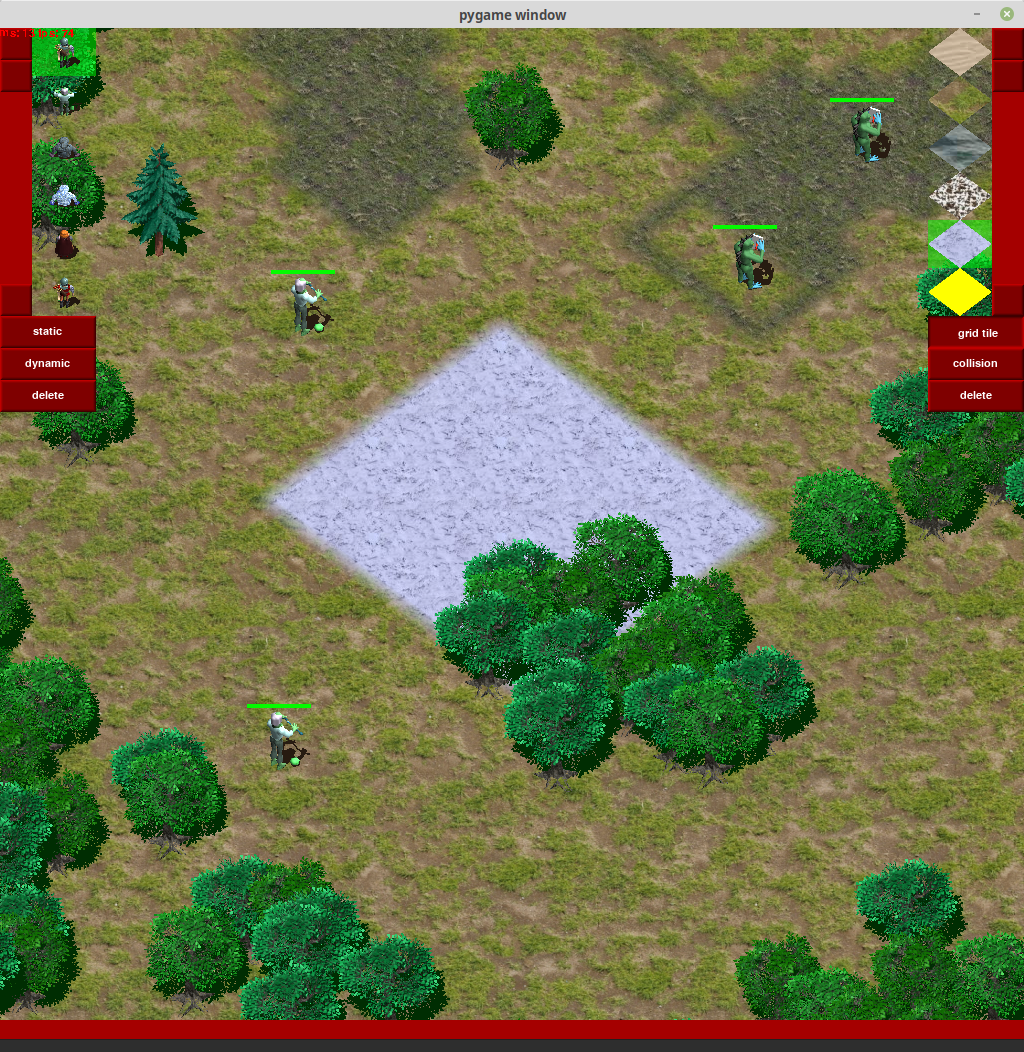

This chart was generated by the following Python code:
﻿from utilities import *
Issue20891_workaround()
screen = initialize_pygame(vec2(768, 768), True)
from Gameplay import *
from Environment import *

EDIT_MODE_STATIC = 0
EDIT_MODE_DYNAMIC = 1
EDIT_MODE_TERRAIN = 2
EDIT_MODE_COLLISIONS = 3

MAX_LEVEL_SIZE = 1024
MIN_LEVEL_SIZE = 32
MAX_BRUSH_SIZE = 32

class EditorGUI:
    """Klasa graficznego interfejsu edytora, enkapsuje zarządzanie kontrolkami."""
    GRID_SIZE = 32
    SIDE_HEIGHT = 12
    BOTTOM_HEIGHT = 2

    def __init__(self, size):
        self._imgui = IMGUI(pygame.font.SysFont("Consolas", 16))
        self._edit_mode = EDIT_MODE_TERRAIN
        self._collisions = False
        self._left_slider = 0.0
        self._right_slider = 0.0
        self._left_index = 0
        self._right_index = 0
        self._left_delete = False
        self._right_delete = False
        self._command_line = ""
        self._command_history = ['static "data/tree0.png"', 'load "data/level.dat"']
        self._command_index = 0
        self._current_command = ""

        self._left_area = rect(0, 0, EditorGUI.GRID_SIZE + TILE_SIZE.x, EditorGUI.GRID_SIZE * EditorGUI.SIDE_HEIGHT)
        self._right_area = rect(size.x - EditorGUI.GRID_SIZE - TILE_SIZE.x, 0, EditorGUI.GRID_SIZE + TILE_SIZE.x, EditorGUI.GRID_SIZE * EditorGUI.SIDE_HEIGHT)
        self._bottom_area = rect(0, size.y - EditorGUI.GRID_SIZE * EditorGUI.BOTTOM_HEIGHT, size.x, EditorGUI.GRID_SIZE * EditorGUI.BOTTOM_HEIGHT)

        self._left_static_icons = []
        self._left_dynamic_icons = []
        self._right_icons = []

        self._message = False

    def redraw(self, surface):
        """Odrysowuje GUI."""
        GRID_SIZE = EditorGUI.GRID_SIZE
        imgui = self._imgui
        imgui.begin(surface)

        self._left_slider = imgui.slider(1, self._left_slider, rect(self._left_area.x, self._left_area.y, GRID_SIZE, self._left_area.h - GRID_SIZE * 3), GRID_SIZE)
        self._right_slider = imgui.slider(2, self._right_slider, rect(self._right_area.x + TILE_SIZE.x, self._right_area.y, GRID_SIZE, self._right_area.h - GRID_SIZE * 3), GRID_SIZE)

        static = imgui.switch(3, "static", rect(self._left_area.x, self._left_area.y + self._left_area.h - GRID_SIZE * 3, self._left_area.w, GRID_SIZE), self._edit_mode == EDIT_MODE_STATIC)
        if static: self._edit_mode = EDIT_MODE_STATIC
        dynamic = imgui.switch(4, "dynamic", rect(self._left_area.x, self._left_area.y + self._left_area.h - GRID_SIZE * 2, self._left_area.w, GRID_SIZE), self._edit_mode == EDIT_MODE_DYNAMIC)
        if dynamic: self._edit_mode = EDIT_MODE_DYNAMIC
        self._left_delete = imgui.switch(5, "delete", rect(self._left_area.x, self._left_area.y + self._left_area.h - GRID_SIZE * 1, self._left_area.w, GRID_SIZE), self._left_delete)

        grid_tile = imgui.switch(6, "grid tile", rect(self._right_area.x, self._right_area.y + self._right_area.h - GRID_SIZE * 3, self._right_area.w, GRID_SIZE), self._edit_mode == EDIT_MODE_TERRAIN)
        if grid_tile: self._edit_mode = EDIT_MODE_TERRAIN
        elif self._edit_mode == EDIT_MODE_TERRAIN:
            self._edit_mode = EDIT_MODE_COLLISIONS

        if self._edit_mode == EDIT_MODE_TERRAIN:
            self._collisions = imgui.switch(7, "collision", rect(self._right_area.x, self._right_area.y + self._right_area.h - GRID_SIZE * 2, self._right_area.w, GRID_SIZE), self._collisions)
        else:
            collision = imgui.switch(7, "collision", rect(self._right_area.x, self._right_area.y + self._right_area.h - GRID_SIZE * 2, self._right_area.w, GRID_SIZE), self._edit_mode == EDIT_MODE_COLLISIONS)
            if collision: self._edit_mode = EDIT_MODE_COLLISIONS

        self._right_delete = imgui.switch(8, "delete", rect(self._right_area.x, self._right_area.y + self._right_area.h - GRID_SIZE * 1, self._right_area.w, GRID_SIZE), self._right_delete)

        imgui.set_focus(9)
        self._command_line = imgui.editbox(9, self._command_line, rect(self._bottom_area.x, self._bottom_area.y + GRID_SIZE, self._bottom_area.w, GRID_SIZE))
        self._right_index = imgui.item_list(10, self._right_icons, self._right_index, self._right_slider, rect(self._right_area.x, self._right_area.y, self._right_area.w - GRID_SIZE, self._right_area.h - GRID_SIZE * 3), TILE_SIZE)
        if self._edit_mode == EDIT_MODE_STATIC:
            self._left_index = clamp(self._left_index, 0, len(self._left_static_icons) - 1)
            self._left_index = imgui.item_list(11, self._left_static_icons, self._left_index, self._left_slider, rect(self._left_area.x + self._left_area.w - GRID_SIZE * 2, self._left_area.y, self._left_area.w - GRID_SIZE, self._left_area.h - GRID_SIZE * 3), TILE_SIZE)
        else:
            self._left_index = clamp(self._left_index, 0, len(self._left_dynamic_icons) - 1)
            self._left_index = imgui.item_list(11, self._left_dynamic_icons, self._left_index, self._left_slider, rect(self._left_area.x + self._left_area.w - GRID_SIZE * 2, self._left_area.y, self._left_area.w - GRID_SIZE, self._left_area.h - GRID_SIZE * 3), TILE_SIZE)
        imgui.end()

    def handle(self, event):
        """Osługuje wejście (myszkę, klawiaturę)."""
        if (event.type == MOUSEBUTTONUP or event.type == MOUSEBUTTONDOWN or event.type == MOUSEMOTION) and self._gui_hit(vec2(event.pos)):
            self._imgui.on_event(event)
        elif event.type == KEYDOWN or event.type == KEYUP:
            if event.type == KEYDOWN:
                if self._message:
                    self._command_line = ""
                    self._message = False
                if event.key == K_RETURN:
                    self._current_command = self._command_line
                    self._command_index = 0
                    self._command_line = ""
                elif event.key == K_UP and self._command_history != []:
                    self._command_index = min(self._command_index + 1, len(self._command_history))
                    self._command_line = self._command_history[-self._command_index]
                elif event.key == K_DOWN and self._command_history != []:
                    self._command_index = max(self._command_index - 1, 1)
                    self._command_line = self._command_history[-self._command_index]
            self._imgui.on_event(event)
        else:
            return False
        return True

    def get_edit_mode(self):
        """Zwraca aktualny tryb edycji."""
        return self._edit_mode

    def get_left_delete(self):
        """Zwraca stan lewego przycisku delete."""
        return self._left_delete

    def get_right_delete(self):
        """Zwraca stan prawego przycisku delete."""
        return self._right_delete

    def get_collision(self):
        """Zwraca czy kolizje mają być edytowane."""
        return self._collisions or self._edit_mode == EDIT_MODE_COLLISIONS

    def get_left_index(self):
        """Zwraca indeks elementu wybranego w lewym menu."""
        return self._left_index

    def get_right_index(self):
        """Zwraca indeks elementu wybranego w prawym menu."""
        return self._right_index

    def get_command(self):
        """Zwraca polecenie z lini komend."""
        if self._current_command != "":
            command = self._current_command
            self._command_history.append(command)
            self._current_command = ""
            return command
        else:
            return ""

    def set_left_static_icons(self, icons):
        """Ustawia ikony menu statycznych obiektów."""
        self._left_static_icons = icons

    def set_left_dynamic_icons(self, icons):
        """Ustawia ikony menu dynamicznych obiektów."""
        self._left_dynamic_icons = icons

    def set_right_icons(self, icons):
        """Ustawia ikony menu kafli podloża."""
        self._right_icons = icons

    def set_message(self, message):
        """Ustawia tekst wyświetlany w lini komend."""
        self._command_line = message
        self._message = True

    def _gui_hit(self, position):
        return region_hit(self._left_area, position) or region_hit(self._right_area, position) or region_hit(self._bottom_area, position)

class Editor(GameStage):
    """Klasa edytora map."""
    GUI_GRID_SIZE = 32
    SIDE_AREA_HEIGHT = 12
    BOTTOM_AREA_HEIGHT = 2

    def __init__(self, screen):
        super(Editor, self).__init__(screen)

        self._editor_gui = EditorGUI(vec2(screen.get_size()))
        if self._editor_gui.get_edit_mode() != EDIT_MODE_STATIC:
            self._editor_gui.set_left_dynamic_icons(DYNAMIC_OBJECTS)

        self._viewport = vec2(screen.get_size())
        self._environment = Environment()
        self._position = vec2(10, 10)
        self._rmb_drag = False
        self._lmb_drag = False
        self._exit = False

        self._brush_visible = False
        self._brush_screen_pos = vec2(0, 0)
        self._brush_world_pos = vec2(0, 0)
        self._brush_size = 1
        self._brush_tint = create_color_mask(TILE_SIZE, (0, 0, 255, 127))

        self._terrain_grid_sprites = []
        self._static_object_sprites = []

    def on_event(self, event):
        """Obsługa wejścia urzytkownika."""
        if not self._rmb_drag and not self._lmb_drag and self._editor_gui.handle(event):
            self._brush_visible = False
            command = self._editor_gui.get_command()
            if command != "":
                self._exec(command)
        else:
            self._brush_visible = True
            if event.type == MOUSEBUTTONDOWN:
                if event.button == 1:
                    self._lmb_drag = True
                    self._edit()
                elif event.button == 3:
                    self._rmb_drag = True
                elif event.button == 4:
                    self._brush_size = min(self._brush_size + 1, MAX_BRUSH_SIZE)
                elif event.button == 5:
                    self._brush_size = max(self._brush_size - 1, 1)
            elif event.type == MOUSEBUTTONUP:
                if event.button == 1:
                    self._lmb_drag = False
                elif event.button == 3:
                    self._rmb_drag = False
            elif event.type == MOUSEMOTION:
                self._update_brush_position(event.pos)
                if self._rmb_drag:
                    relative = vec2(event.rel)
                    relative.x = -relative.x
                    self._position += screen_to_world(relative)
                else:
                    self._brush_visible = True
                    if self._lmb_drag and (self._editor_gui.get_edit_mode() == EDIT_MODE_TERRAIN or self._editor_gui.get_collision()):
                        self._edit()

        return self._exit

    def on_update(self, delta, current):
        """Odświerzanie stanu edytora."""
        # self._environment.update(delta, current)
        return self._exit

    def on_redraw(self, surface, delta, current):
        """Odrysowanie stanu edytora."""
        self._environment.redraw(surface, self._position, current, self._editor_gui.get_collision())

        if self._brush_visible and not self._rmb_drag and self._editor_gui.get_edit_mode() != EDIT_MODE_DYNAMIC:
            first = -self._brush_size // 2 + 1
            last = first + self._brush_size
            for v in self._brush_viewport():
                surface.blit(self._brush_tint, v.intcpl())

        self._editor_gui.redraw(surface)

    def _edit(self):
        edit_mode = self._editor_gui.get_edit_mode()
        if edit_mode == EDIT_MODE_STATIC and len(self._static_object_sprites) > 0:
            size = vec2(self._brush_size, self._brush_size)
            position = self._brush_world_pos - size * 0.5
            if self._editor_gui.get_left_delete():
                self._environment._static_objects.del_objects(position, size)
            else:
                self._environment._static_objects.add_objects(position, size, self._static_object_sprites[self._editor_gui.get_left_index()], 1)
        elif edit_mode == EDIT_MODE_DYNAMIC:
            if self._editor_gui.get_left_delete():
                i, s = 0, len(self._environment._dynamic_objects)
                while i < s:
                    if self._environment._dynamic_objects[i].hit_test(self._brush_world_pos):
                        del self._environment._dynamic_objects[i]
                        s -= 1
                    else:
                        i += 1
            else:
                object = DYNAMIC_OBJECTS[self._editor_gui.get_left_index()]()
                object.set_position(self._brush_world_pos.copy())
                object.set_environment(self._environment)
                if isinstance(object, PlayerObject):
                    self._environment._players.append(object)
                self._environment._dynamic_objects.append(object)
        elif edit_mode == EDIT_MODE_TERRAIN and self._terrain_grid_sprites != []:
            terrain_grid_size = self._environment._terrain_grid.get_size()
            for v in self._brush_world():
                if 0 <= v.x and v.x < terrain_grid_size.x and 0 <= v.y and v.y < terrain_grid_size.y:
                    self._environment._terrain_grid.set_tile(v, self._terrain_grid_sprites[self._editor_gui.get_right_index()])
        if self._editor_gui.get_collision():
            terrain_grid_size = self._environment._terrain_grid.get_size()
            for v in self._brush_world():
                if 0 <= v.x and v.x < terrain_grid_size.x and 0 <= v.y and v.y < terrain_grid_size.y:
                    self._environment._terrain_grid.set_flags(v, not self._editor_gui.get_right_delete())

    def _exec(self, command):
        if command.startswith("load "):
            paths = extrude_paths(command)
            loader = TxtLevelLoader()
            result = True
            try:
                loader.load(paths[0])
            except:
                result = False

            if result:
                self._environment.load(loader)
                self._terrain_grid_sprites = loader.get_terrain_grid_sprites()
                self._editor_gui.set_right_icons(self._terrain_grid_sprites)
                self._static_object_sprites = loader.get_static_object_sprites()
                self._editor_gui.set_left_static_icons(self._static_object_sprites)
                self._editor_gui.set_message("DONE")
            else:
                self._editor_gui.set_message("FAIL")

        elif command.startswith("save "):
            paths = extrude_paths(command)
            loader = TxtLevelLoader()
            self._environment.save(loader)
            result = True
            try:
                loader.save(paths[0])
            except:
                result = False
            if result:
                self._editor_gui.set_message("DONE")
            else:
                self._editor_gui.set_message("FAIL")

        elif command.startswith("static "):
            paths = extrude_paths(command)
            objects = []
            try:
                for path in paths:
                    objects.append(ObjectSprite(path))
            except:
                objects = []

            if objects != []:
                self._static_object_sprites += objects
                self._editor_gui.set_left_static_icons(self._static_object_sprites)
                self._editor_gui.set_message("DONE")
            else:
                self._editor_gui.set_message("FAIL")

        elif command.startswith("tile "):
            paths = extrude_paths(command)
            tiles = []
            try:
                for path in paths:
                    tiles.append(TileSprite(path))
            except:
                tiles = []

            if tiles != []:
                self._terrain_grid_sprites += tiles
                self._editor_gui.set_right_icons(self._terrain_grid_sprites)
                self._editor_gui.set_message("DONE")
            else:
                self._editor_gui.set_message("FAIL")

        elif command.startswith("resize "):
            split = [x.strip() for x in command.split()]
            if len(split) == 3 and split[1].isdigit() and split[2]:
                width = int(split[1])
                height = int(split[2])
                self._environment.resize(vec2(width, height))
                self._editor_gui.set_message("DONE")
            else:
                self._editor_gui.set_message("FAIL")

        elif command.startswith("exit"):
            self._exit = True

        else:
            self._editor_gui.set_message("UNKNOWN COMMAND")

    def _update_brush_position(self, position):
        screen_position = vec2(position)
        screen_position.y = self._viewport.y - screen_position.y
        screen_position -= self._viewport * 0.5

        world_position = screen_to_world(screen_position) + self._position
        self._brush_world_pos.x = world_position.x
        self._brush_world_pos.y = world_position.y

        screen_position = world_to_screen(self._brush_world_pos.floor() - self._position)
        self._brush_screen_pos.x = int(screen_position.x + self._viewport.x * 0.5)
        self._brush_screen_pos.y = int(screen_position.y + self._viewport.y * 0.5)

    def _brush_world(self):
        first = -self._brush_size // 2 + 1
        last = first + self._brush_size
        for x in range(first, last):
            for y in range(first, last):
                yield vec2(x, y) + self._brush_world_pos.floor()

    def _brush_viewport(self):
        first = -self._brush_size // 2 + 1
        last = first + self._brush_size
        for x in range(first, last):
            for y in range(first, last):
                position = self._brush_screen_pos + world_to_screen(vec2(x, y))
                position.y = self._viewport.y - position.y - TILE_SIZE.y * 0.5
                yield position


editor = Editor(screen)
editor.run()
